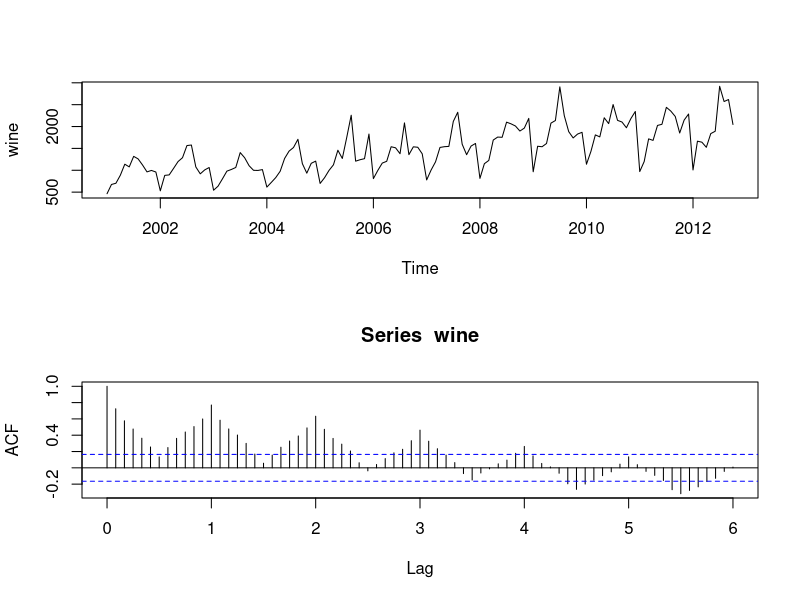
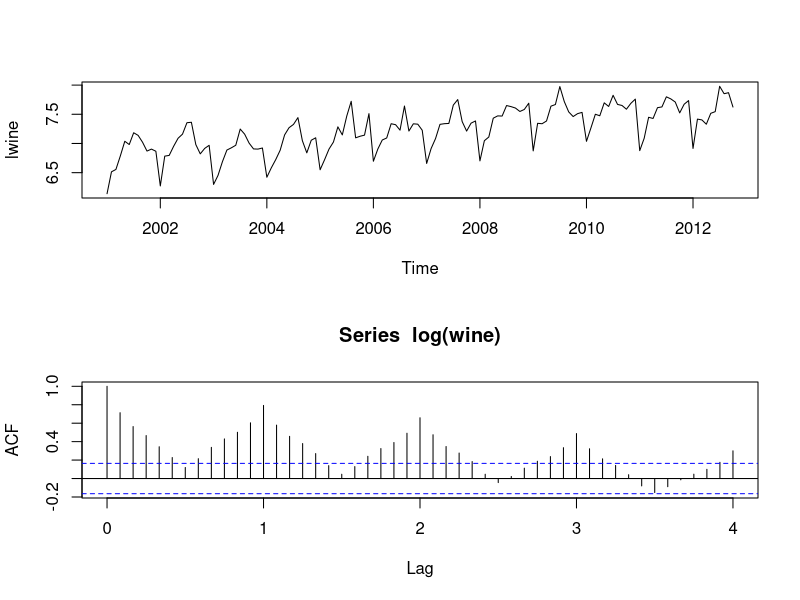
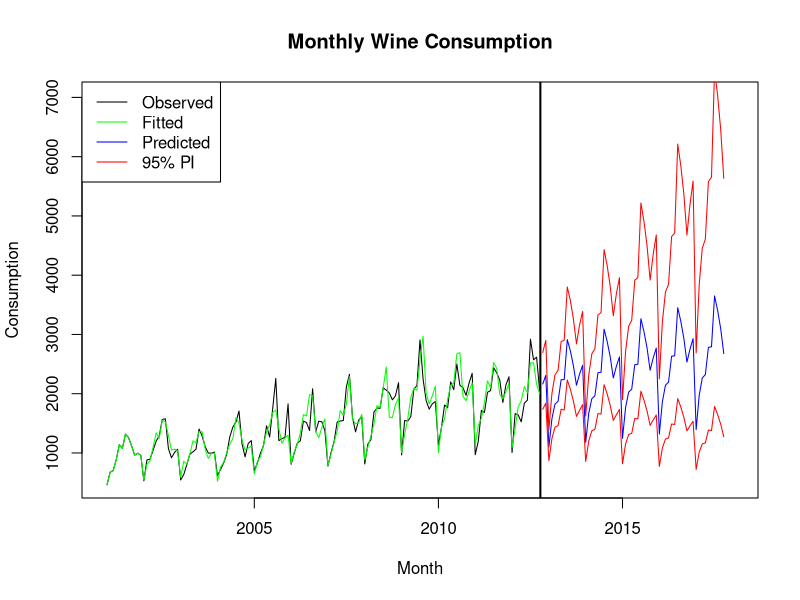
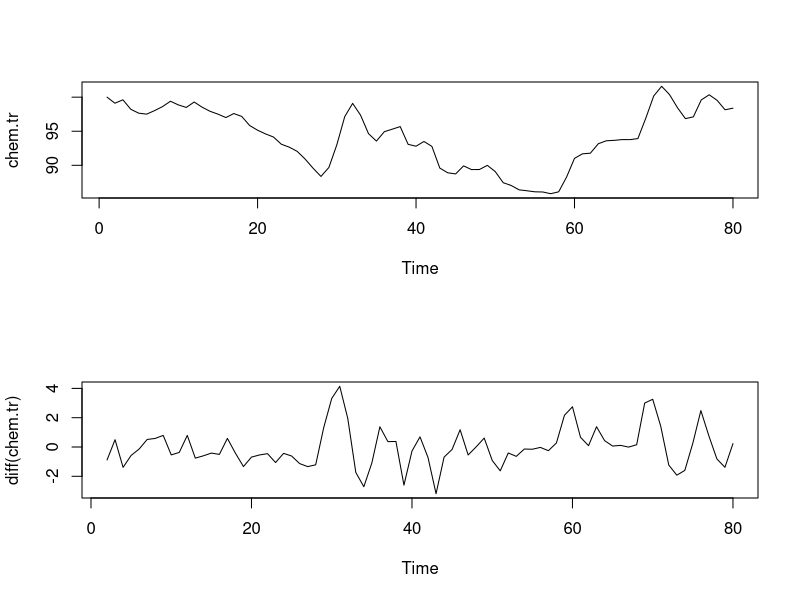
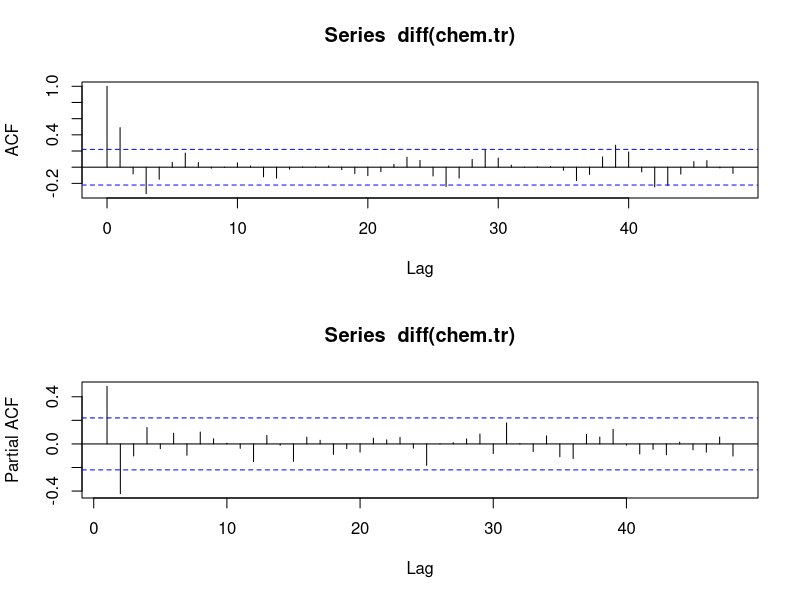
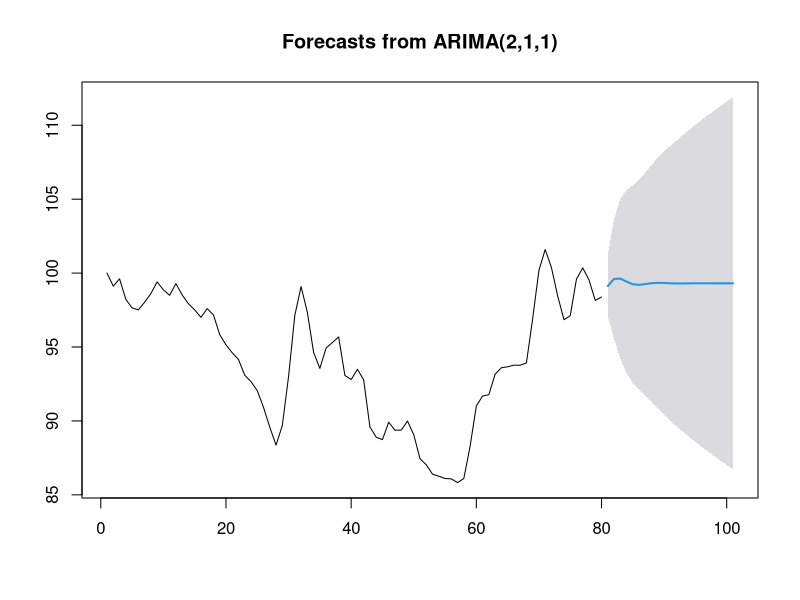
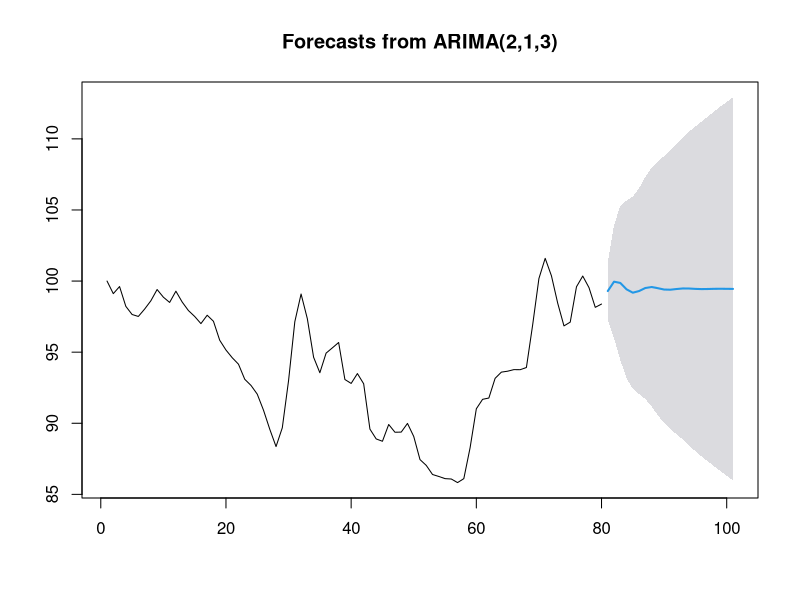
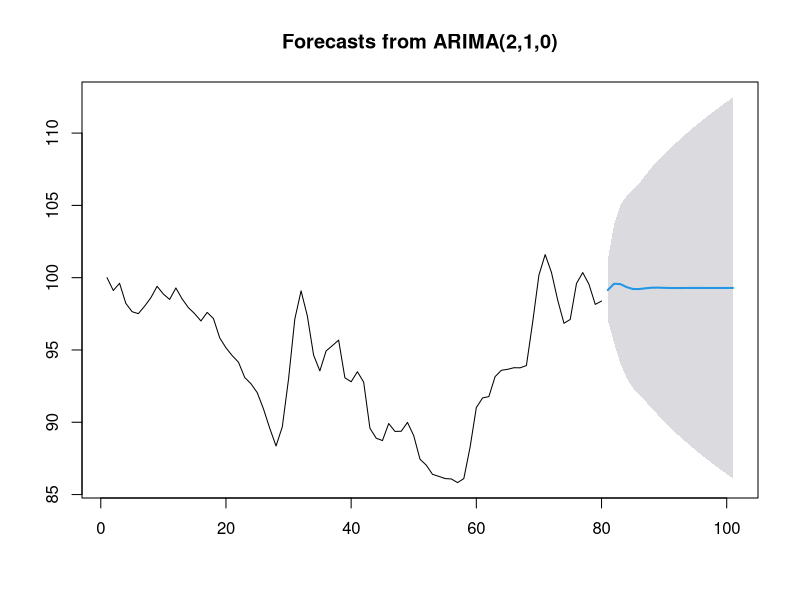

R code for these plots, in order:
rm(list=ls())
cat("\014")
par(mfrow=c(1,1))

library(tseries)
library(forecast)

###################################
# Forecasting with the Wine Example
wine <- read.table("wine.txt")
wine <- ts(data = wine$V1, start = c(2001,1), frequency = 12)
par(mfrow=c(2,1))
plot(wine)
acf(wine, lag.max = 72)

#variance stabilization
lwine <- log(wine) #log-transform
plot(lwine)
acf(log(wine), lag.max = 48)

#Recall we chose p=4, d=1, q=1, P=1, D=1, Q=1, s=12

#Fit and forecast the SARIMA(4,1,1)x(1,1,1)[12] model
m <- arima(lwine, order=c(4,1,1), seasonal=list(order=c(1,1,1), period=12))
m

f<-forecast(m,h=60,level=0.95)
l<-ts(f$lower, start = c(2012, 11), frequency = 12)  #95% PI LL
h<-ts(f$upper, start = c(2012, 11), frequency = 12) #95% PI UL
pred<-f$mean #predictions
par(mfrow=c(1,1))
plot(wine, xlim=c(2001,2018), ylim=c(500,7000), main = "Monthly Wine Consumption", ylab = "Consumption", xlab = "Month")
abline(v = 2012.769, lwd = 2, col = "black")
points(exp(pred), type = "l", col = "blue")
points(exp(l), type = "l", col = "red")
points(exp(h), type = "l", col = "red")
points(exp(f$fitted),type="l", col = "green")
legend("topleft", legend = c("Observed", "Fitted", "Predicted", "95% PI"), lty = 1, col = c("black", "green", "blue", "red"), cex = 1)

#######################################
# Forecasting with the Chemical Example
chem <- read.table('chemical.txt')
chem <- ts(chem$V1)
length(chem)
chem.tr <- chem[1:80] #training set
chem.tr <- ts(chem.tr)
chem.te <- chem[81:101] #test set
chem.te <- chem.te

par(mfrow=c(2,1))
plot(chem.tr)
plot(diff(chem.tr))

acf(diff(chem.tr), lag.max = 48)
pacf(diff(chem.tr), lag.max = 48)
# p <= 2, q<= 3

# Fit these models
m1 <- arima(chem.tr, order=c(1,1,1))
m2 <- arima(chem.tr, order=c(1,1,2))
m3 <- arima(chem.tr, order=c(1,1,3))
m4 <- arima(chem.tr, order=c(2,1,1))
m5 <- arima(chem.tr, order=c(2,1,2))
m6 <- arima(chem.tr, order=c(2,1,3), method = "ML")
model<-c("ARIMA(1,1,1)","ARIMA(1,1,2)","ARIMA(1,1,3)","ARIMA(2,1,1)","ARIMA(2,1,2)", "ARIMA(2,1,3)")
sigma2<-c(m1$sigma2, m2$sigma2, m3$sigma2, m4$sigma2, m5$sigma2, m6$sigma2)
loglik<-c(m1$loglik, m2$loglik, m3$loglik, m4$loglik, m5$loglik, m6$loglik)
aic<-c(m1$aic, m2$aic, m3$aic, m4$aic, m5$aic, m6$aic)
data.frame(model, sigma2, loglik, aic)

#ARIMA(2,1,1) seems good, but let's also check ARIMA(2,1,3)
#Forecast with ARIMA(2,1,1)
f.211 <- predict(m4, n.ahead = 21)
par(mfrow=c(1,1))
plot(forecast(m4,h=21,level=0.95))
rmse.211 <- sqrt(mean((chem.te - f.211$pred)^2))
rmse.211

#Forecast with ARIMA(2,1,3)
f.213 <- predict(m6, n.ahead = 21)
par(mfrow=c(1,1))
plot(forecast(m6,h=21,level=0.95))
rmse.213 <- sqrt(mean((chem.te - f.213$pred)^2))
rmse.213

#Forecast with ARIMA(2,1,0)
f.210 <- predict(arima(chem.tr,order=c(2,1,0)), n.ahead = 21)
par(mfrow=c(1,1))
plot(forecast(arima(chem.tr,order=c(2,1,0)),h=21,level=0.95))
rmse.210 <- sqrt(mean((chem.te - f.210$pred)^2))
rmse.210

#################################################
# Fitting ARIMA + Covariates to ConsIndex Example
data <- read.table("ConsIndex.txt", header=T)
head(data)
Bev <- ts(data$BevInd)
Food <- ts(data$FoodInd)
Indust <- ts(data$IndustInd)
#plot the variables:
par(mfrow=c(3,1))
ts.plot(Bev)
ts.plot(Food)
ts.plot(Indust)
#ordinary difference:
par(mfrow=c(2,1))
plot(diff(Bev))
acf(diff(Bev))
#order selection:
par(mfrow=c(2,1))
acf(diff(Bev))
pacf(diff(Bev))
#p=q=1 seems fine

#Fit an ARIMA(1,1,1) model
m1<-arima(Bev, order = c(1,1,1))
m1
#Fit an ARIMA(1,1,1) model with covariate information
m2<-arima(Bev, order = c(1,1,1), xreg = data.frame(Food, Indust))
m2

#We could use proper forecasting techniques to decide whether adding the 
#covariate information does indeed improve predictions.

#We have also not considered residual analyses in this example. This
#should certainly be considered when fitting/choosing models in practice.

